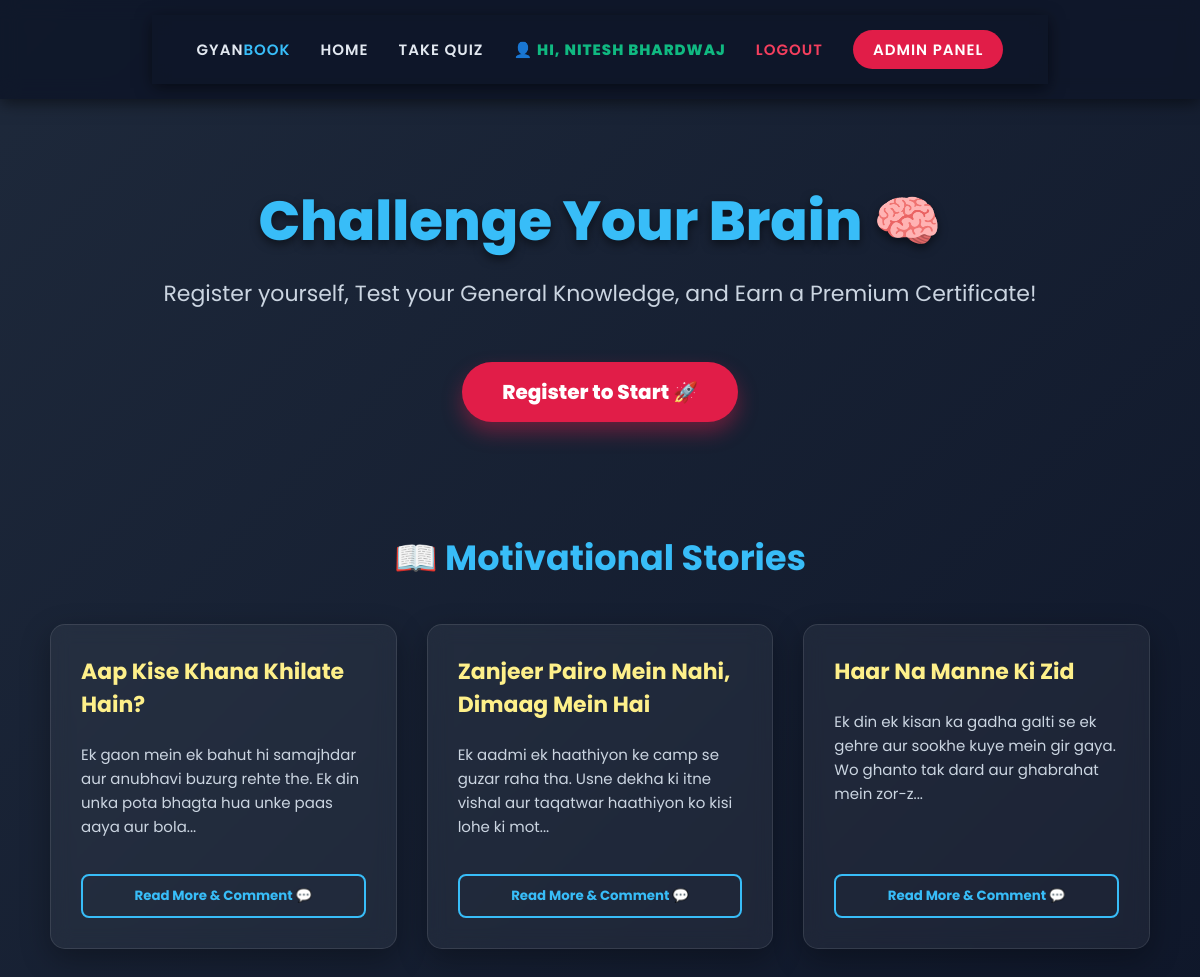
The page / (signed in) on the database its author committed.
### tables this page shows
CREATE TABLE `stories` (
  `id` int(11) NOT NULL,
  `title` varchar(255) NOT NULL,
  `content` text NOT NULL,
  `created_at` timestamp NOT NULL DEFAULT current_timestamp()
);

### index.php (the view, shortened to what this page needs)
<?php include 'db.php'; ?>
<?php include 'navbar.php'; ?>
<!DOCTYPE html>
<html>
<head>
</head>
<body>
    <div class="hero">
        <h1>Challenge Your Brain 🧠</h1>
        <p>Register yourself, Test your General Knowledge, and Earn a Premium Certificate!</p>
        <a href="register.php" class="start-btn">Register to Start 🚀</a>
    </div>
    <div id="story" class="story-container">
        <h2 class="section-title">📖 Motivational Stories</h2>
        <div class="story-grid">
            <?php
            $stories = $conn->query("SELECT * FROM stories ORDER BY id DESC LIMIT 3");
            if($stories->num_rows > 0) {
                while($s = $stories->fetch_assoc()) {
                    $snippet = mb_strimwidth($s['content'], 0, 120, "...");
                    echo "<div class='story-card'>
                            <div>
                                <h3>".htmlspecialchars($s['title'])."</h3>
                                <p>".htmlspecialchars($snippet)."</p>
                                <div class='full-title' style='display:none;'>".htmlspecialchars($s['title'])."</div>
                                <div class='full-content' style='display:none;'>".nl2br(htmlspecialchars($s['content']))."</div>
                            </div>
                            <button class='read-more-btn' onclick='openModal(this, ".$s['id'].")'>Read More & Comment 💬</button>
                          </div>";
                }
            } else {
                echo "<p style='text-align:center; grid-column:1/-1; color:gray;'>No stories added yet. Admin will add soon!</p>";
            }
            ?>
        </div>
    </div>
</body>
</html>

### index.php (style rules this page uses)
body { font-family: 'Poppins', sans-serif; margin: 0; background: linear-gradient(135deg, #1e293b, #0f172a); color: white; min-height: 100vh; }
.hero { text-align: center; padding: 80px 20px; }
.hero h1 { font-size: 55px; font-weight: 800; color: #38bdf8; margin: 0; text-shadow: 0 4px 10px rgba(0,0,0,0.5); }
.hero p { font-size: 22px; color: #cbd5e1; margin-top: 15px; }
.start-btn { display: inline-block; margin-top: 30px; background: #e11d48; color: white; padding: 15px 40px; font-size: 20px; font-weight: 800; text-decoration: none; border-radius: 50px; transition: 0.3s; box-shadow: 0 10px 20px rgba(225, 29, 72, 0.4); }
.story-container { max-width: 1100px; margin: 0 auto 80px; padding: 0 20px; }
.section-title { text-align: center; color: #38bdf8; font-size: 35px; margin-bottom: 40px; }
.story-grid { display: grid; grid-template-columns: repeat(auto-fit, minmax(300px, 1fr)); gap: 30px; }
.story-card { background: rgba(255, 255, 255, 0.05); padding: 30px; border-radius: 15px; backdrop-filter: blur(10px); border: 1px solid rgba(255,255,255,0.1); box-shadow: 0 10px 30px rgba(0,0,0,0.3); transition: transform 0.3s, border-color 0.3s; display: flex; flex-direction: column; justify-content: space-between; }
.story-card h3 { color: #fef08a; font-size: 22px; margin-top: 0; }
.story-card p { color: #cbd5e1; font-size: 15px; line-height: 1.6; flex-grow: 1; }
.read-more-btn { margin-top: 20px; background: transparent; border: 2px solid #38bdf8; color: #38bdf8; padding: 10px 20px; border-radius: 8px; font-weight: bold; cursor: pointer; transition: 0.3s; font-family: 'Poppins'; }

### rows shown on the page
stories: title "Aap Kise Khana Khilate Hain?", content "Ek gaon mein ek bahut hi samajhdar aur anubhavi buzurg rehte the. Ek din unka pota bhagta hua unke paas aaya aur bola..."
stories: title "Zanjeer Pairo Mein Nahi, Dimaag Mein Hai", content "Ek aadmi ek haathiyon ke camp se guzar raha tha. Usne dekha ki itne vishal aur taqatwar haathiyon ko kisi lohe ki mot..."
stories: title "Haar Na Manne Ki Zid", content "Ek din ek kisan ka gadha galti se ek gehre aur sookhe kuye mein gir gaya. Wo ghanto tak dard aur ghabrahat mein zor-z..."

### other values the page prints
$_SESSION['user_name'] "NITESH BHARDWAJ"
